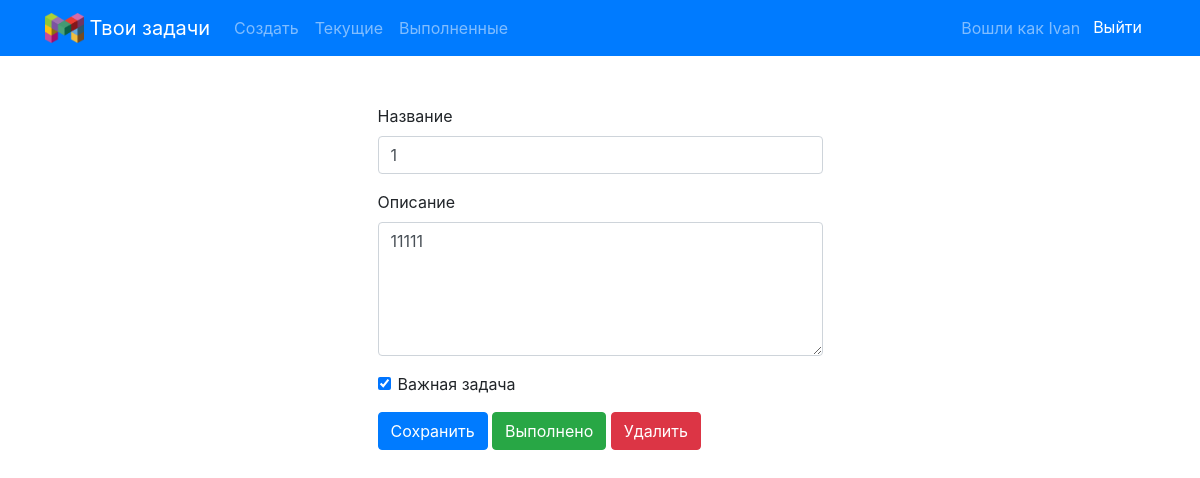
/todo/1 (signed in), run on the app's committed database.
### todo/models.py (models this page shows, shortened)
class Todo(models.Model):
    title = models.CharField(max_length=100)
    description = models.TextField(blank=True)
    date_created = models.DateTimeField(auto_now_add=True)
    date_completed = models.DateTimeField(null=True, blank=True)
    important = models.BooleanField(default=False)
    user = models.ForeignKey(User, on_delete=models.CASCADE)

### todo/views.py (the view, shortened to what this page needs)
# urls.py: path('todo/<int:todo_pk>', views.viewtodo, name='viewtodo'),
@login_required
def viewtodo(request, todo_pk):
    todo = get_object_or_404(Todo, pk=todo_pk, user=request.user)
    if request.method == 'GET':
        form = TodoForm(instance=todo)
        return render(request, 'todo/viewtodo.html', {'todo': todo, 'form': form})

### todo/forms.py
class TodoForm(ModelForm):
    class Meta:
        model = Todo
        fields = ['title', 'description', 'important']

### todo/templates/todo/viewtodo.html (shortened to what this page needs)
{% extends 'todo/base.html' %}
{% block content %}
    <div class="row justify-content-center mt-5">
        <div class="col-md-5">
            <form method="POST">
                <div class="form-group">
                    <label for="title">Название</label>
                    <input type="text" name="title" class="form-control" id="title" value="{{ todo.title }}" required>
                </div>
                <div class="form-group">
                    <label for="description">Описание</label>
                    <textarea name="description" rows="5" class="form-control" id="description" >{{ todo.description }}</textarea>
                </div>
                <div class="form-group form-check">
                    <input type="checkbox" name="important" class="form-check-input" id="important" {% if todo.important %}checked{% endif %}>
                    <label class="form-check-label" for="important">Важная задача</label>
                </div>
                <button type="submit" class="btn btn-primary">Сохранить</button>
                <button type="button" class="btn btn-success" onclick="$('#complete').click()">Выполнено</button>
                <button type="button" class="btn btn-danger" onclick="$('#delete').click()">Удалить</button>
            </form>
        </div>
    </div>
{% endblock %}

### todo/templates/todo/base.html (shortened to what this page needs)
{% load static %}
<!doctype html>
<html lang="en">
<head>
    <link rel="stylesheet" href="https://stackpath.bootstrapcdn.com/bootstrap/4.4.1/css/bootstrap.min.css">
</head>
<body>
<nav class="navbar navbar-expand-md navbar-dark bg-primary">
<div class="container">
    <a class="navbar-brand" href="{% url 'home' %}">
         <img src="{% static 'todo/для логотипаыыы.png' %}" height="30" class="d-inline-block align-top">
        <span>Твои задачи</span>
    </a>
    <div class="collapse navbar-collapse" id="navbarNav">
    {% if user.is_authenticated %}
        <ul class="navbar-nav mr-auto">
            <li class="nav-item {{ current }}">
                <a class="nav-link" href="{% url 'createtodos' %}">Создать</a>
            </li>
            <li class="nav-item {{ current }}">
                <a class="nav-link" href="{% url 'currenttodos' %}">Текущие</a>
            </li>
            <li class="nav-item {{ current }}">
                <a class="nav-link" href="{% url 'completedtodos' %}">Выполненные</a>
            </li>
        </ul>
    {% endif %}
    <ul class="navbar-nav ml-auto">
        {% if user.is_authenticated %}
            <li class="nav-item">
                <span class="navbar-text">
                    Вошли как {{ user.username }}
                </span>
            </li>
            <li class="nav-item">
                <form action="{% url 'logoutuser' %}" method="POST">
                    <button class="btn btn-primary" type="submit">Выйти</button>
                </form>
            </li>
        {% endif %}
        </ul>
    </div>
</div>
</nav>
<div class="container">
{% block content %}{% endblock %}
</div>
</body>
</html>

### data on the page
Todo: title "1", description "11111", important "☑"

### other printed values
{{ user.username }} "Ivan"
